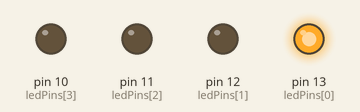
This sketch was run on a simulated Arduino Uno, built with avr-gcc and run on an emulated ATmega328P. Shown: output pins drawn as LEDs (lit = HIGH).

Above: at 0.5 s.
At 2.5 s:
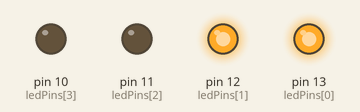
At 4.5 s:
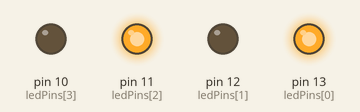
At 9.5 s:
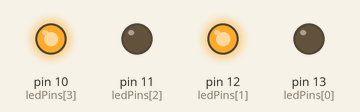
At 13.5 s:
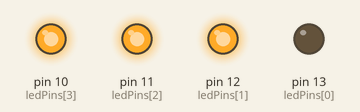
At 18.5 s:
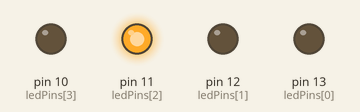
Timing chart, 0 to 19.5 s (numbered marks = the images above):
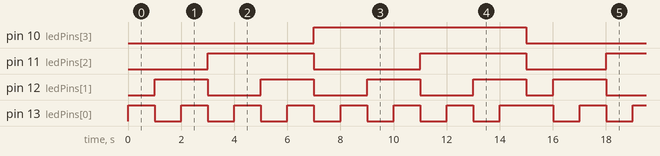

The sketch:

Binary.ino
```cpp
int ledPins[] = {13, 12, 11, 10};   //13-8 bit, 12-4 bit, 11-2 bit
String myName = "Octavio Ortiz";

void setup() {
  // put your setup code here, to run once:
  for( int x = 0; x < sizeof(ledPins); x++ )
  {
    pinMode(ledPins[x], OUTPUT);
  }
}

void loop() {
  // put your main code here, to run repeatedly:
  for( int x = 1; x <= 15; x++ )
  {
    displayBin(x);
    delay(1000);
    turnOFFLeds();
  }
}

void displayBin( int num )
{
  int x = 0;
  while( num > 0 )
  {
    if( num % 2 == 1 )
    {
      digitalWrite(ledPins[x], HIGH);
    }
    num = num/2;
    Serial.println(num);
    x++;
  }
}

void turnOFFLeds()
{
  for( int x = 0; x < sizeof( ledPins); x++ )
  {
    digitalWrite(ledPins[x], LOW);
  }
}
```

Measured:
- by itself, pin 10 (ledPins[3]): alternates HIGH for 8.0 s and LOW for 7.0 s
- by itself, pin 11 (ledPins[2]): repeats every 15.0 s: LOW 4.0 s, HIGH 4.0 s, LOW 3.0 s, HIGH 4.0 s
- by itself, pin 12 (ledPins[1]): repeats every 15.0 s: 3 × (LOW 2.0 s, HIGH 2.0 s), LOW 1.0 s, HIGH 2.0 s
- by itself, pin 13 (ledPins[0]): repeats every 15.0 s: 6 × (LOW 1.0 s, HIGH 1.0 s), LOW 1.0 s, HIGH 2.0 s
